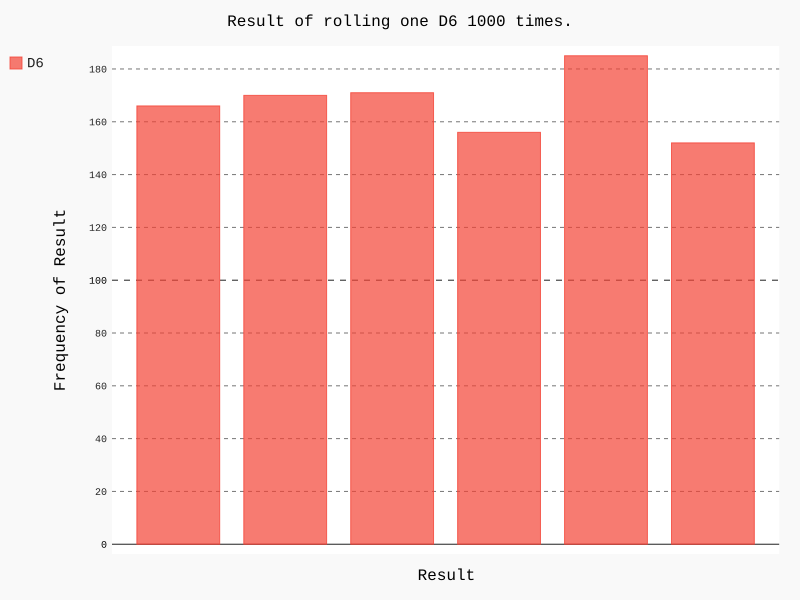

Python code for this plot:
import pygal
from die import Die

# create a D6
die = Die()

# roll die
results = []
for roll_num in range(1000):
    result = die.roll()
    results.append(result)

# analize result
frequencies = []
for value in range(1, die.num_sides+1):
    frequency = results.count(value)
    frequencies.append(frequency)

# visual results
hist = pygal.Bar()

hist.title = "Result of rolling one D6 1000 times."
hist.xlabels = ['1', '2', '3', '4', '5', '6']
hist.x_title = "Result"
hist.y_title = "Frequency of Result"

hist.add('D6', frequencies)
hist.render_to_file('die_visual.svg')
